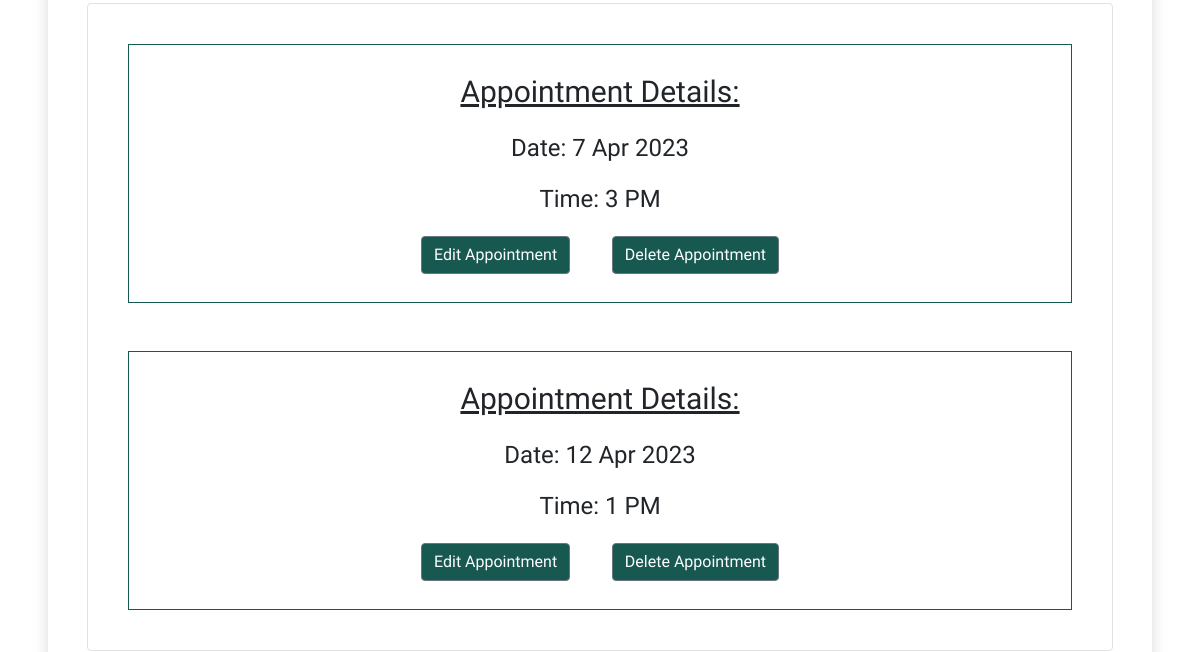
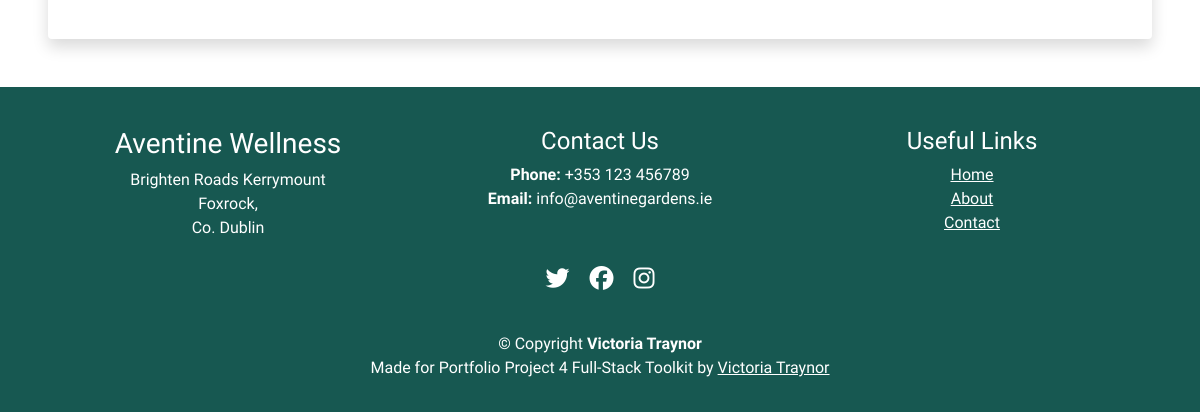
Before: /user/user-profile (signed in, lower part) with the older database file (2 pictures, top to bottom).
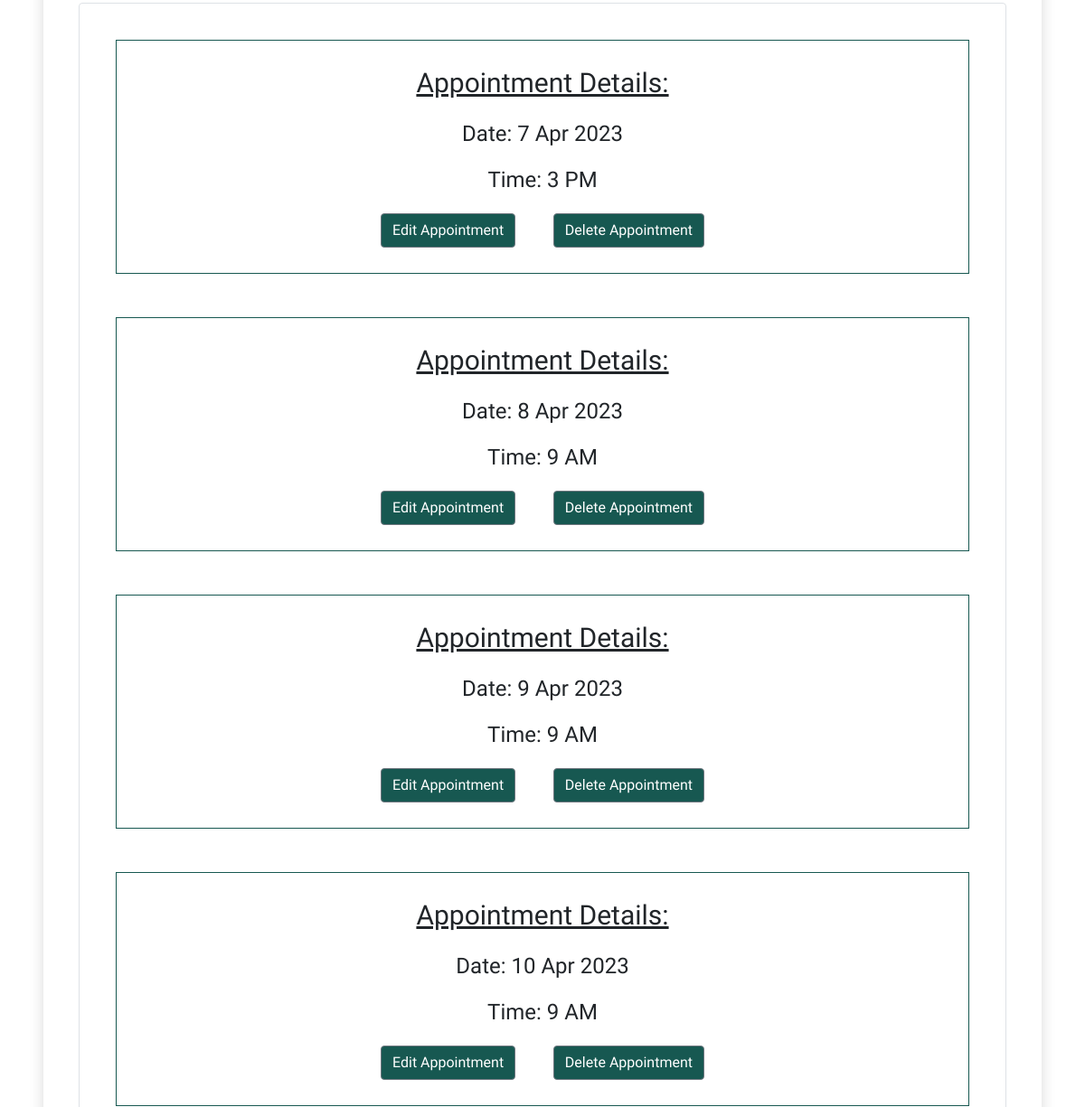
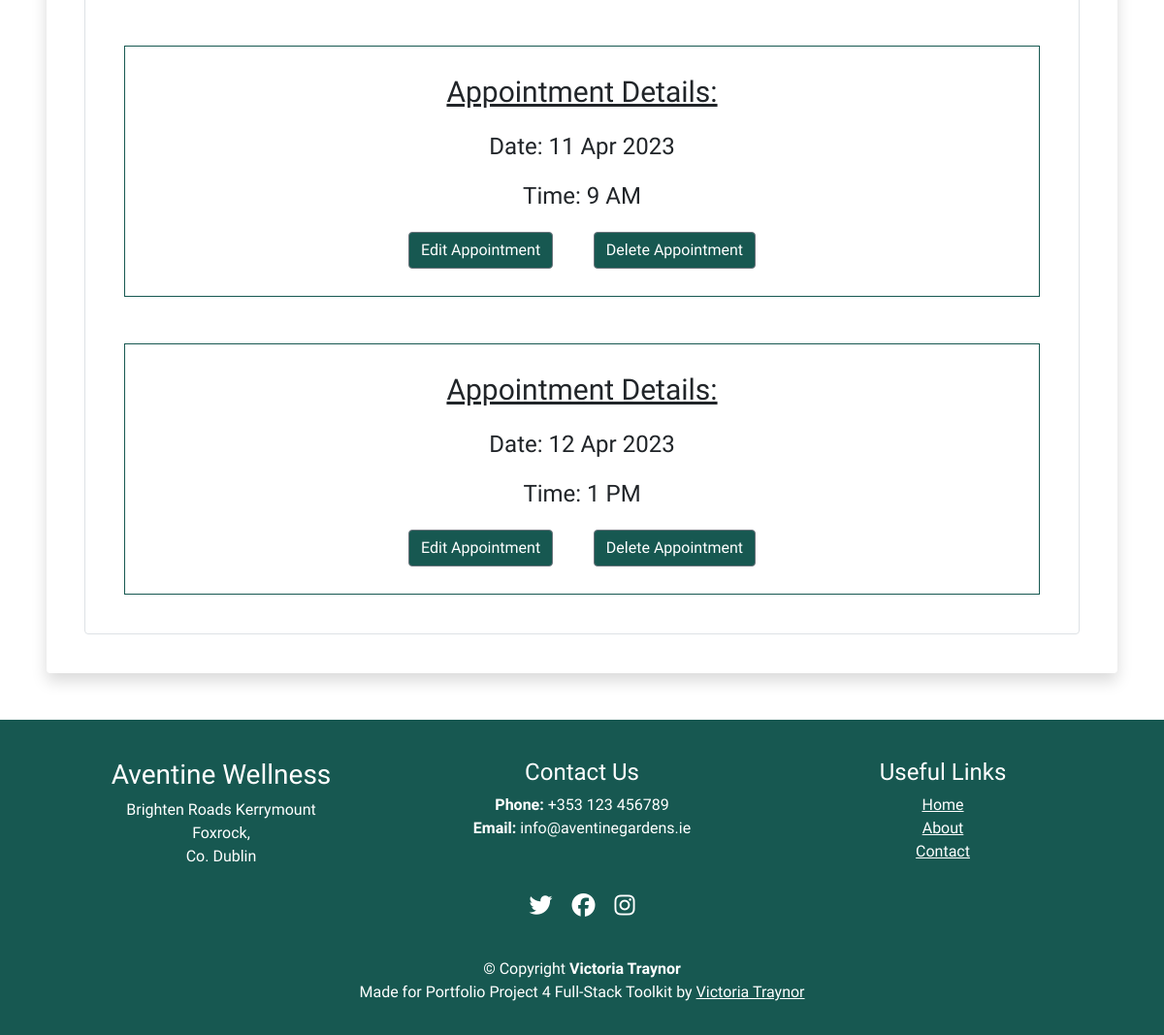
After: the same page with the newer database file (2 pictures, top to bottom).
### booking/models.py (models this page shows, shortened)
class Appointment(models.Model):
    AVAILABLE_TIMES = (
        ("9 AM", "09:00 - 10:00"),
        ("11 AM", "11:00 - 12:00"),
        ("1 PM", "13:00 - 14:00"),
        ("3 PM", "15:00 - 16:00"),
    )
    user = models.ForeignKey(
        User, on_delete=models.CASCADE, null=True, blank=True)
    date_posted = models.DateField(default=timezone.now)
    date = models.DateField(default=datetime.now)
    timeblock = models.CharField(
        max_length=10, choices=AVAILABLE_TIMES, default="9 AM")

### profiles/views.py (the view)
# urls.py: path("user/user-profile", views.user_profile, name="user-profile"),
def user_profile(request):
    user = request.user
    if request.user.is_authenticated:
        appointments = Appointment.objects.filter(user=user).order_by(
            "date", "timeblock"
        )
        return render(
            request,
            "user/user_profile.html",
            {
                "user": user,
                "appointments": appointments,
            },
        )
    else:
        return HttpResponseRedirect("../../accounts/login/")

### templates/user/user_profile.html (shortened to what this page needs)
{% extends "base.html" %}
{% load static %}
{% block content %}
{% if user.is_authenticated %}
{% if appointments.count > 0 %}
<div>
    <div class="shadow p-4 rounded m-5">
        <div class="list-group fs-4 border p-3 mb-3">
            {% for appointment in appointments %}
            <div class="appointment-list">
                <p class="appointment-details">Appointment Details:</p>
                <p class="list-group mt-2">Date: {{ appointment.date }}</p>
                <p class="list-group mt-2">Time: {{ appointment.timeblock }}</p>
                <div>
                    <a class='profile-btns btn btn-secondary btn-small mt-1 mb-1'
                        href="{% url 'appointment-edit' appointment.id %}">Edit Appointment</a>
                    <a class='profile-btns btn btn-secondary btn-small mt-1 mb-1'
                        href="{% url 'appointment-delete' appointment.id %}">Delete Appointment</a>
                </div>
            </div>
            {% endfor %}
        </div>
{% endif %}
{% endif %}
{%endblock%}

### templates/base.html (shortened to what this page needs)
{% load static %}
<!DOCTYPE html>
<html lang="en">
<head>
    <link href="https://cdn.jsdelivr.net/npm/bootstrap@5.0.1/dist/css/bootstrap.min.css" rel="stylesheet"
>
    <link rel="stylesheet" href="{% static 'css/style-min.css' %}">
</head>
<body>
    <main>
        {% block content %}{% endblock content %}
    </main>
    {% include 'includes/footer.html' %}
</body>
</html>

### templates/includes/header.html (shortened to what this page needs)
{% load static %}

### templates/includes/footer.html
<footer id="footer" class="footer">
    <div class="footer-content position-relative">
        <div class="container">
            <div class="row footer-row">
                <div class="col-lg-4 col-md-6 footer-col">
                    <div class="footer-info">
                        <h3>Aventine Wellness</h3>
                        <p>Brighten Roads
                            Kerrymount<br>
                            Foxrock, <br>
                            Co. Dublin<br>
                        </p>
                    </div>
                </div>
                <div class="col-lg-4 col-md-3 footer-col">
                    <h4>Contact Us</h4>
                    <strong>Phone:</strong> +353 123 456789<br>
                    <strong>Email:</strong> info@aventinegardens.ie<br>
                </div>
                <div class="col-lg-4 col-md-3 footer-col">
                    <h4>Useful Links</h4>
                    <ul>
                        <li><a href="{% url 'home' %}">Home</a></li>
                        <li><a href="{% url 'about' %}">About</a></li>
                        <li><a href="{% url 'contact' %}">Contact</a></li>
                    </ul>
                </div>
                <div class="social-links d-flex">
                    <a href="#" class="d-flex align-items-center justify-content-center"><i class="fa-brands fa-twitter"></i></a>
                    <a href="#" class="d-flex align-items-center justify-content-center"><i class="fa-brands fa-facebook"></i></a>
                    <a href="#" class="d-flex align-items-center justify-content-center"><i class="fa-brands fa-instagram"></i></a>
                </div>
            </div>
        </div>
    </div>
    <div class="footer-legal text-center position-relative">
        <div class="container">
            <div class="copyright">
                &copy; Copyright <strong><span>Victoria Traynor</span></strong>
            </div>
            <div class="credits">
                Made for Portfolio Project 4 Full-Stack Toolkit by <a href="https://github.com/VictoriaT87/">Victoria
                    Traynor</a>
            </div>
        </div>
    </div>
</footer>

### static/css/style-min.css (style rules this page uses)
#navbarText,.about h2,.logout,.navbar-custom a,a { color:var(--color-default) }
.hero-text,.list-group,.messages,.section-h3,.section-header,.section-p { text-align:center }
:root { --color-default:#175851;--darker:#093631;--white:#fff;scroll-behavior:smooth }
body,html { font-family:Raleway,sans-serif;height:100% }
body { display:flex;flex-direction:column }
main { display:flex;flex-direction:column;flex:1 0 auto;border-top:1px solid var(--color-default) }
.list-group { margin:15px }
.container { padding-bottom:2em }
.benefits .section-header h2,.copyright,.credits,.footer a { color:var(--white) }
.profile-btn-signin,.profile-btns { background-color:#175851;margin:2% }
.appointment-list { border:1px solid #175851;margin:1em;padding:1em }
.appointment-details { font-size:1.25em;text-decoration:underline }
.profile-btns { color:#fff;min-width:5em }
.password_reset p,.social-links i { padding:10px }
.footer { flex-shrink:0;background-color:var(--color-default);text-align:center }
.footer .row,.footer-col { padding-top:20px }
.footer ul { list-style:none;padding:0 }
.footer-content { color:#fff }
.footer-row { padding:0;margin:0 }
.social-links { justify-content:center;font-size:1.5em }
.social-links a { text-decoration:none }

Changed rows visible on the page:
added Appointment: date "8 Apr 2023", timeblock "9 AM"
added Appointment: date "9 Apr 2023", timeblock "9 AM"
added Appointment: date "10 Apr 2023", timeblock "9 AM"
added Appointment: date "11 Apr 2023", timeblock "9 AM"
